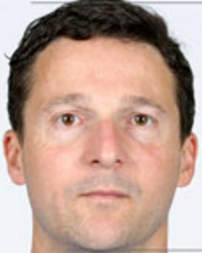
#> input picture question2/train1-rgb.png, 202 x 253 px
$ python -i __util__.py   (imports and definitions only)   (older library calls are emulated)
#> lines starting #> are read from the running program, lines starting #| are printed output that depends on the picture
import numpy as np
from os.path import join
from matplotlib.image import imread, imsave
import matplotlib.pyplot as plt
from PIL import Image
import PIL
from math import pow, sqrt


def initFilters():
    train1 = Image.open('train1-rgb.png').convert('L')
    train1 = train1.resize((101,126), PIL.Image.ANTIALIAS)
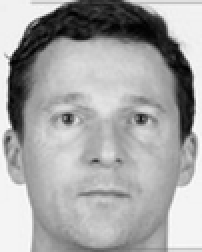
#> train1: PIL image 101x126 L (shown 2 times larger); min 0, max 255, mean 166.2
    train1.save('train1.png')

    train2 = Image.open('train2-rgb.png').convert('L')
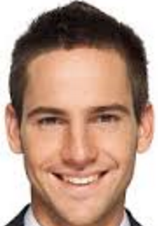
#> input picture question2/train2-rgb.png, 158 x 226 px
    train2 = train2.resize((101,126), PIL.Image.ANTIALIAS)
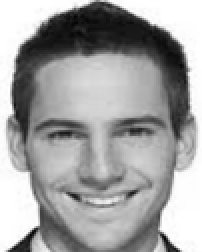
#> train2: PIL image 101x126 L (shown 2 times larger); min 0, max 255, mean 161.2
    train2.save('train2.png')

    train3 = Image.open('train3-rgb.png').convert('L')
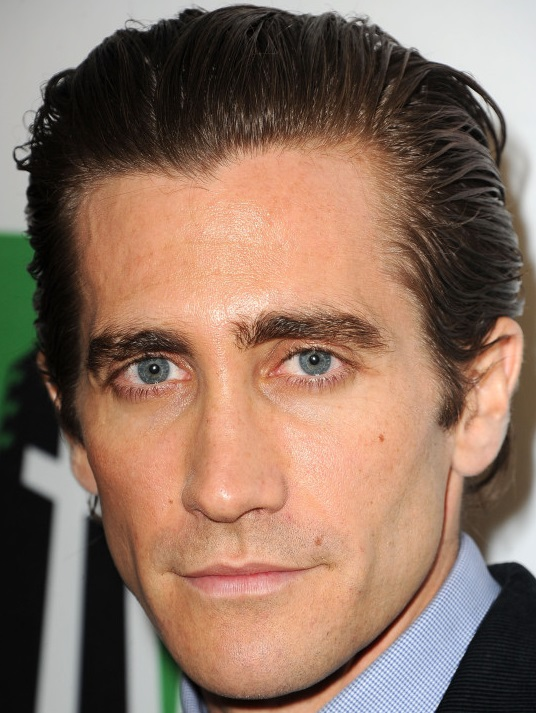
#> input picture question2/train3-rgb.png, 536 x 713 px
    train3 = train3.resize((101,126), PIL.Image.ANTIALIAS)
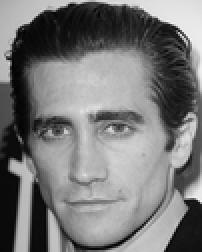
#> train3: PIL image 101x126 L (shown 2 times larger); min 1, max 242, mean 119.8
    train3.save('train3.png')

    train4 = Image.open('train4-rgb.png').convert('L')
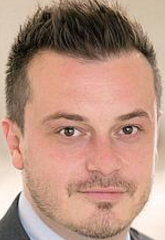
#> input picture question2/train4-rgb.png, 165 x 240 px
    train4 = train4.resize((101,126), PIL.Image.ANTIALIAS)
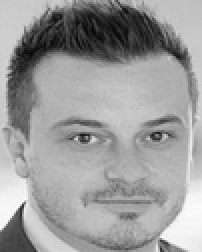
#> train4: PIL image 101x126 L (shown 2 times larger); min 3, max 255, mean 155.4
    train4.save('train4.png')

def createAverageTemplate():
    train1 = Image.open('train1.png').convert('L')
    train2 = Image.open('train2.png').convert('L')
    train3 = Image.open('train3.png').convert('L')
    train4 = Image.open('train4.png').convert('L')

    i, j = train1.size

    train1 = train1.load()
    train2 = train2.load()
    train3 = train3.load()
    train4 = train4.load()

    avg_template = Image.new('L', (i, j))

    for k in range(i):
        for l in range(j):
            avg_template.putpixel((k, l), int((train1[k,l] + train2[k,l] + train3[k,l] + train4[k,l]) / 4))

    avg_template.save("avg_train.jpg")

>>> result = initFilters()
